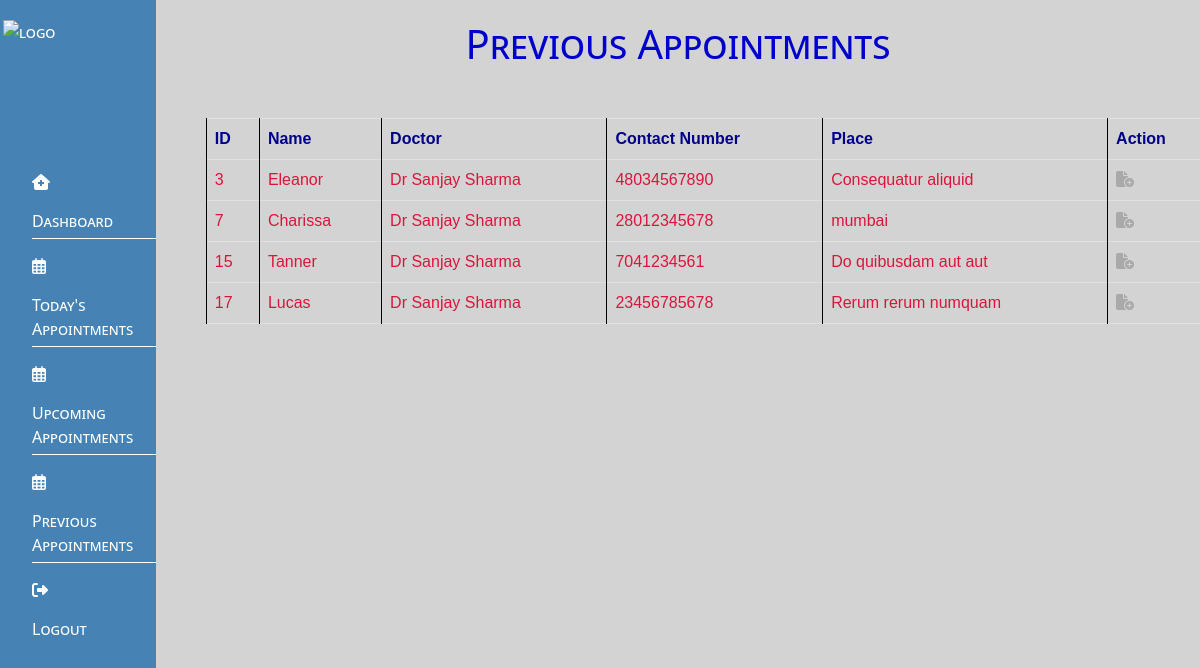
Page /previous (signed in) on the committed database.
### home/models.py (models this page shows, shortened)
class contactdata(models.Model):
    name = models.CharField(max_length=20,null=True,blank=True)
    number = models.IntegerField(null=True,blank=True)
    department =models.ForeignKey(Department,on_delete=models.CASCADE,null=True,blank=True)
    doctors = models.ForeignKey(Doctors,on_delete=models.CASCADE,null=True,blank=True)
    day = models.DateField(null=True,blank=True)
    place = models.CharField(max_length=20,null=True,blank=True)
    checked = models.BooleanField(default=False,null=True,blank=True)
    Patients= models.CharField(max_length=20,null=True,blank=True)

class Doctors(models.Model):
    name = models.ForeignKey(User,on_delete=models.CASCADE,null=True,blank=True)
    image = models.ImageField(upload_to="doctorsimage/",null=True,blank=True)
    department = models.ForeignKey(Department,on_delete=models.CASCADE,null=True,blank=True)
    monday = models.BooleanField(default=False,null=True,blank=True)
    tuesday = models.BooleanField(default=False,null=True,blank=True)
    wednesday= models.BooleanField(default=False,null=True,blank=True)
    thursday = models.BooleanField(default=False,null=True,blank=True)
    friday= models.BooleanField(default=False,null=True,blank=True)
    saturday = models.BooleanField(default=False,null=True,blank=True)
    fees = models.TextField(null=True,blank=True)
    def __str__(self):
        return self.name.name

class User (AbstractBaseUser):
    name = models.CharField(max_length=20,null=True,blank=True)
    email = models.EmailField(verbose_name='email Address', max_length=40, unique=True)
    date_joined = models.DateTimeField(auto_now_add=True)
    is_active = models.BooleanField(default=True)
    is_staff = models.BooleanField(default=True)
    is_admin = models.BooleanField(default=False)
    is_superuser = models.BooleanField(default=False)
    doctor = models.BooleanField(default=False)
    objects = UserManager()
    USERNAME_FIELD = 'email'
    REQUIRED_FIELDS = ['name']

### home/views.py (the view)
# urls.py: path('previous',views.previous,name='previous'),
def previous(request):
    today_date = datetime.now().date()
    email = request.user.email
    doctor_user = User.objects.get(email=email)
    doctors = Doctors.objects.get(name=doctor_user)
    previous_appointments = contactdata.objects.filter(day__lt=today_date,doctors=doctors)
    return render(request, 'admin/previous.html',{'previous_appointments':previous_appointments})

### home/templates/admin/previous.html
{% extends "admin/dash.html" %}
{% load static %}
{% block css %}
<link rel="stylesheet" href="{% static 'css/admin/doc.css' %}">
{% endblock css %}
{% block content %}
<h1>Previous Appointments</h1>
<table class="table table-bordered" style="margin-left: 30px; margin-top: 50px;">
    <tr style="gap: 10px; color:royalblue;">
        <th>ID</th>
        <th>Name</th>
        <th>Doctor</th>
        <th>Contact Number</th>
        <th>Place</th>
        <th>Action</th>
    </tr>
    {% for appointment in previous_appointments %}
    <tr>
        <td>{{ appointment.id }}</td>
        <td>{{ appointment.name }}</td>
        <td>{{ appointment.doctors }}</td>
        <td>{{ appointment.number }}</td>
        <td>{{ appointment.place }}</td>
        <td>
            <a href="{% url 'pres' appointment.id  %}">
                <i class="fa-solid fa-file-circle-plus icon"></i>
            </a>
        </td>
    </tr>
    {% endfor %}
</table>
{% endblock content %}

### home/static/css/admin/dash.css (style rules this page uses)
* { margin: 0; padding: 0; box-sizing: border-box; }
body { font-family: Arial, sans-serif; }

### home/static/css/admin/doc.css (style rules this page uses)
body { font-family: Arial, sans-serif; background-color:darkred }
h1 { color:mediumblue; text-align: center; font-variant: small-caps; }
.table { margin-top: 40px; font-family: Arial, sans-serif; }
.table th, .table td { border: 1px solid black; padding: 10px; text-align: left; }
.table th { background-color: #f2f2f2; color: darkblue; }
.table td { color:crimson; }
.table a { margin-right: 10px; color: darkgray; text-decoration: none; transition: color 0.3s ease; }

### rows in the picture
contactdata: id "3", name "Eleanor", doctors "Dr Sanjay Sharma", number "48034567890", place "Consequatur aliquid"
contactdata: id "7", name "Charissa", doctors "Dr Sanjay Sharma", number "28012345678", place "mumbai"
contactdata: id "15", name "Tanner", doctors "Dr Sanjay Sharma", number "7041234561", place "Do quibusdam aut aut"
contactdata: id "17", name "Lucas", doctors "Dr Sanjay Sharma", number "23456785678", place "Rerum rerum numquam"
